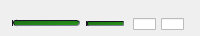
          <widget class="QWidget" name="horizontalWidget_2" native="true">
           <property name="maximumSize">
            <size>
             <width>16777215</width>
             <height>36</height>
            </size>
           </property>
           <layout class="QHBoxLayout" name="horizontalLayout_7">
            <property name="spacing">
             <number>0</number>
            </property>
            <property name="leftMargin">
             <number>7</number>
            </property>
            <property name="topMargin">
             <number>12</number>
            </property>
            <property name="rightMargin">
             <number>9</number>
            </property>
            <property name="bottomMargin">
             <number>0</number>
            </property>
            <item>
              <widget class="LinkampSlider" name="volumeSlider">
              <property name="minimumSize">
               <size>
                <width>68</width>
                <height>11</height>
               </size>
              </property>
              <property name="maximumSize">
               <size>
                <width>68</width>
                <height>11</height>
               </size>
              </property>
              <property name="styleSheet">
               <string notr="true">QSlider::handle:horizontal {
	width: 14px;
	height: 11px;
	background-color: transparent;
	border-image: url(:assets/volumeHandle.png);
	background: none;
	background-repeat: none;
	margin-top: -2.5px;
	margin-bottom: -2.5px;
}

QSlider::handle:horizontal:pressed {
	border-image: url(:assets/volumeHandle_p.png);
}

QSlider::groove:horizontal {
	background: transparent;
	height: 6px;
}

QSlider::sub-page:horizontal {
	background: qlineargradient(x1: 0, y1: 0, x2: 1, y2: 1, stop: 0 #9f161b, stop: 1 #e11f26);
	border-top: 1px solid #161623;
	border-left: 1px solid #161623;
	border-bottom: 1px solid #7d7d92;
	border-right: 1px solid #7d7d92;
	border-radius: 2.66px;
}

QSlider::add-page:horizontal {
	height: 6px;
	background: qlineargradient(x1: 0, y1: 0, x2: 1, y2: 1, stop: 0 #1c6c14, stop: 1 #28991c);
	border-top: 1px solid #161623;
	border-left: 1px solid #161623;
	border-bottom: 1px solid #7d7d92;
	border-right: 1px solid #7d7d92;
	border-radius: 2.66px;
}</string>
              </property>
              <property name="orientation">
               <enum>Qt::Horizontal</enum>
              </property>
             </widget>
            </item>
            <item>
             <spacer name="horizontalSpacer_6">
              <property name="orientation">
               <enum>Qt::Horizontal</enum>
              </property>
              <property name="sizeType">
               <enum>QSizePolicy::Fixed</enum>
              </property>
              <property name="sizeHint" stdset="0">
               <size>
                <width>1</width>
                <height>1</height>
               </size>
              </property>
             </spacer>
            </item>
            <item>
              <widget class="LinkampSlider" name="balanceSlider">
              <property name="minimumSize">
               <size>
                <width>38</width>
                <height>11</height>
               </size>
              </property>
              <property name="maximumSize">
               <size>
                <width>38</width>
                <height>16777215</height>
               </size>
              </property>
              <property name="styleSheet">
               <string notr="true">QSlider::handle:horizontal {
	width: 14px;
	height: 11px;
	background-color: transparent;
	border-image: url(:assets/balanceHandle.png);
	background: none;
	background-repeat: none;
	margin-top: -2.5px;
	margin-bottom: -2.5px;
}

QSlider::handle:horizontal:pressed {
	border-image: url(:assets/balanceHandle_p.png);
}

QSlider::groove:horizontal {
	background: transparent;
	height: 5px;
}

QSlider::sub-page:horizontal {
	background: qlineargradient(x1: 0, y1: 0, x2: 1, y2: 1, stop: 0 #1c6c14, stop: 1 #28991c);
	border-top: 0.66px solid #161623;
	border-left: 0.66px solid #161623;
	border-bottom: 0.66px solid #7d7d92;
	border-right: 0.66px solid #7d7d92;
	border-radius: 0.66px;
}

QSlider::add-page:horizontal {
	height: 5px;
	background: qlineargradient(x1: 0, y1: 0, x2: 1, y2: 1, stop: 0 #1c6c14, stop: 1 #28991c);
	border-top: 0.66px solid #161623;
	border-left: 0.66px solid #161623;
	border-bottom: 0.66px solid #7d7d92;
	border-right: 0.66px solid #7d7d92;
	border-radius: 0.66px;
}</string>
              </property>
              <property name="orientation">
               <enum>Qt::Horizontal</enum>
              </property>
             </widget>
            </item>
            <item>
             <spacer name="horizontalSpacer_7">
              <property name="orientation">
               <enum>Qt::Horizontal</enum>
              </property>
              <property name="sizeType">
               <enum>QSizePolicy::Fixed</enum>
              </property>
              <property name="sizeHint" stdset="0">
               <size>
                <width>4</width>
                <height>1</height>
               </size>
              </property>
             </spacer>
            </item>
            <item>
             <widget class="QCheckBox" name="eqButton">
              <property name="minimumSize">
               <size>
                <width>23</width>
                <height>12</height>
               </size>
              </property>
              <property name="maximumSize">
               <size>
                <width>23</width>
                <height>12</height>
               </size>
              </property>
              <property name="styleSheet">
               <string notr="true">QCheckBox {
    spacing: 0px;
}

QCheckBox::indicator {
    width: 23px;
    height: 12px;
}

QCheckBox::indicator:unchecked {
    image: url(:assets/eq_off.png);
}

QCheckBox::indicator:unchecked:hover {
    image: url(:assets/eq_off.png);
}

QCheckBox::indicator:unchecked:pressed {
    image: url(:assets/eq_off_p.png);
}

QCheckBox::indicator:checked {
    image: url(:assets/eq_on.png);
}

QCheckBox::indicator:checked:hover {
    image: url(:assets/eq_on.png);
}

QCheckBox::indicator:checked:pressed {
    image: url(:assets/eq_on_p.png);
}

QCheckBox::indicator:indeterminate:hover {
    image:  url(:assets/eq_off.png);
}

QCheckBox::indicator:indeterminate:pressed {
    image:  url(:assets/eq_off_p.png);
}</string>
              </property>
              <property name="text">
               <string/>
              </property>
             </widget>
            </item>
            <item>
             <widget class="QCheckBox" name="playlistButton">
              <property name="minimumSize">
               <size>
                <width>23</width>
                <height>12</height>
               </size>
              </property>
              <property name="maximumSize">
               <size>
                <width>23</width>
                <height>12</height>
               </size>
              </property>
              <property name="styleSheet">
               <string notr="true">QCheckBox {
    spacing: 0px;
}

QCheckBox::indicator {
    width: 23px;
    height: 12px;
}

QCheckBox::indicator:unchecked {
    image: url(:assets/pl_off.png);
}

QCheckBox::indicator:unchecked:hover {
    image: url(:assets/pl_off.png);
}

QCheckBox::indicator:unchecked:pressed {
    image: url(:assets/pl_off_p.png);
}

QCheckBox::indicator:checked {
    image: url(:assets/pl_on.png);
}

QCheckBox::indicator:checked:hover {
    image: url(:assets/pl_on.png);
}

QCheckBox::indicator:checked:pressed {
    image: url(:assets/pl_on_p.png);
}

QCheckBox::indicator:indeterminate:hover {
    image:  url(:assets/pl_on.png);
}

QCheckBox::indicator:indeterminate:pressed {
    image:  url(:assets/pl_on_p.png);
}</string>
              </property>
              <property name="text">
               <string/>
              </property>
             </widget>
            </item>
           </layout>
          </widget>
